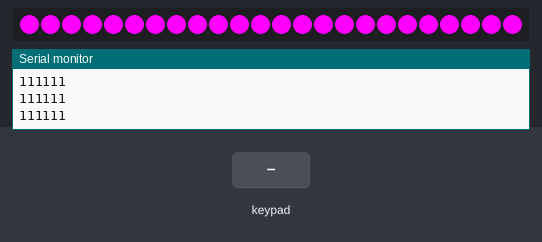
Bench run of a sketch on a simulated Arduino Mega 2560, built with avr-gcc and run on an emulated ATmega2560. On the bench: 24 RGB LEDs in strip order, left to right, the last lines printed to the serial monitor. Wiring (inferred from the names in the program): 2×3 keypad with keys 1 2 3 4 5 6 (labels assumed): rows pin 3, pin 4; columns pin 22, pin 24, pin 26. The inputs (shaded band) are chosen by the test bench.

Above: at 1.2 s.
1.3 s: keypad keys 2 2 2 4 2 6 pressed 0.4 s apart
At 1.6 s:
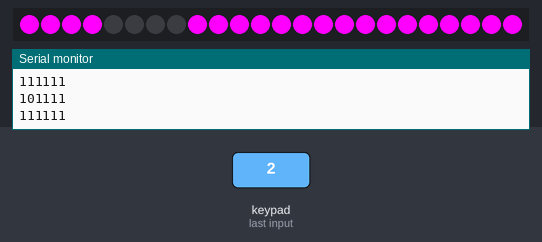
5.2 s: key '1' pressed
At 5.55 s:
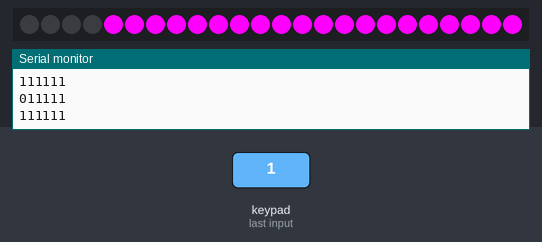
7.1 s: key '3' pressed
At 7.37 s:
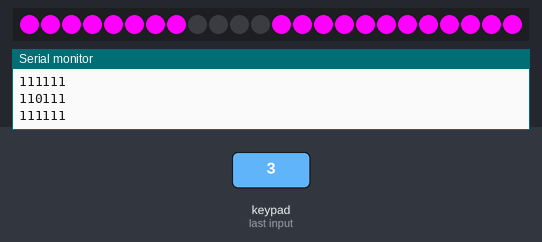
Timing chart, 0 to 10.1 s (numbered marks = the images above; inputs shaded):
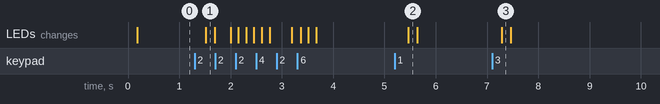

Measured:
- after the input at 1.3 s, the LEDs: change after 0.22 s (image 1)
- after the input at 5.2 s, the LEDs: change after 0.27 s (image 2)
- after the input at 7.1 s, the LEDs: change after 0.19 s (image 3)

The sketch:

ChessboardArrats.ino
```cpp
#include <Adafruit_NeoPixel.h>

//TRANSISTORS ( WHAT TURNS THEM ON ) (IS THE SIGNAL PIN ON THE PCB )
#define ROW1 3
#define ROW2 4

#define ON LOW
#define OFF HIGH

//ON / OFF
#define CHESSPIECE 1
#define NOCHESSPIECE 0

// ARDUINO BOARD TO PCB
uint8_t columns[3];
uint8_t colPins[3] = {22, 24, 26};

//THE LEDs
Adafruit_NeoPixel pixels(24, 17, NEO_GRB + NEO_KHZ800);

void piece_color(uint8_t start, int piece) {
  for (int i = start; i < start + 4; i++) {
    if (piece == true) {
      pixels.setPixelColor(i, pixels.Color(255, 0, 255));
    }
    else {
      pixels.setPixelColor(i, pixels.Color(0, 0, 0));
    }
  }
}

void setup() {
  pixels.begin(); // INITIALIZE NeoPixel strip object (REQUIRED)

  for (int i = 0; i < 3; i++) {
    pinMode(colPins[i], INPUT_PULLUP);
  }

  pinMode(ROW1, OUTPUT);
  pinMode(ROW2, OUTPUT);

  // put your setup code here, to run once:
  Serial.begin(9600);
}

void loop() {
  // put your main code here, to run repeatedly:

  digitalWrite(ROW1, ON);

  for (int i = 0; i < 3; i++) {
    columns[i] = digitalRead(colPins[i]);
    Serial.print(columns[i]);
    if (columns[i] == CHESSPIECE) {
      piece_color(i * 4, true);
    } else {
      piece_color(i * 4, false);
    }
  }

  delay(25);
  digitalWrite(ROW1, OFF);
  delay(50);
  digitalWrite(ROW2, ON);

  for (int i = 0; i < 3; i++) {
    columns[i] = digitalRead(colPins[i]);
    Serial.print(columns[i]);
    if (columns[i] == CHESSPIECE) {
      piece_color((i + 3) * 4, true);
    } else {
      piece_color((i + 3) * 4, false);
    }
  }

  delay(25);
  digitalWrite(ROW2, OFF);
  delay(50);

  pixels.show();
  Serial.println();
  Serial.println();

}
```
